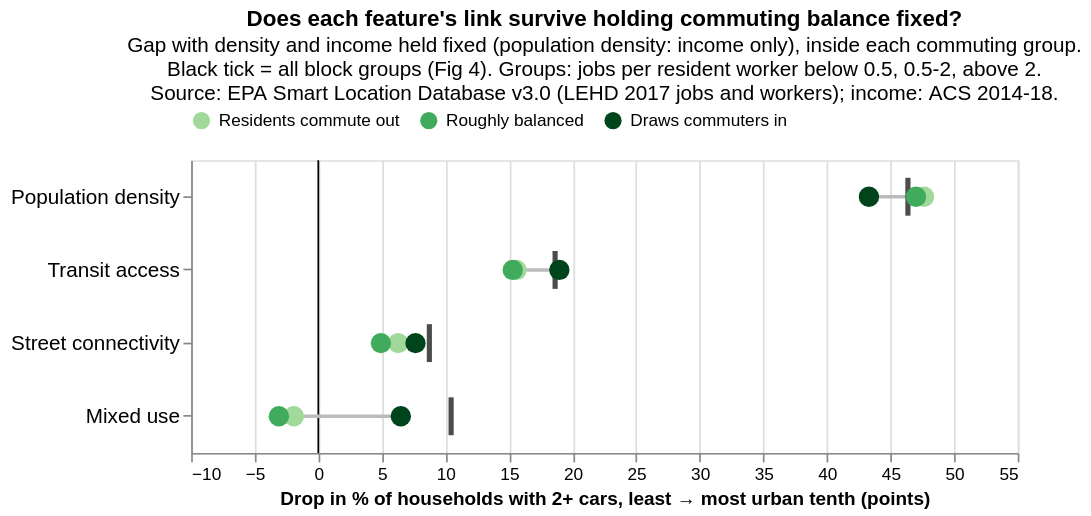

The notebook cell this image was saved under:
### Markdown cell above
### Figure 6: each feature's gap inside each commuting group

- same encoding as Figs 4 and 5: position on one shared x-axis, features in the same order, strictest control level
- commuting group is ordinal (out → balanced → in), so it gets a single-hue light-to-dark ramp. Green keeps it distinct from the blue
  control-level ramp in Fig 4
- the black tick marks Fig 4's all-block-group value, so the shift caused by splitting into commuting groups reads directly as distance
  from the tick
- grey rule = range across the three groups

### Code cell
fig6_data = commute_gaps[["feature", "group", LEVELS[2]]].rename(columns={LEVELS[2]: "gap"})
by_role = fig6_data[fig6_data["group"] != "All block groups"]
overall = fig6_data[fig6_data["group"] == "All block groups"]

y_enc = alt.Y("feature:N", title=None, sort=feature_order, axis=alt.Axis(labelFontSize=12))
x_scale = alt.Scale(domain=[-10, 55])

rules6 = alt.Chart(by_role).mark_rule(color="#bbbbbb", strokeWidth=2).encode(
    y=y_enc, x=alt.X("min(gap):Q", scale=x_scale), x2="max(gap):Q",
)
dots6 = alt.Chart(by_role).mark_circle(size=140, opacity=1).encode(
    y=y_enc,
    x=alt.X("gap:Q", scale=x_scale,
            title="Drop in % of households with 2+ cars, least → most urban tenth (points)"),
    color=alt.Color("group:N", title=None, sort=ROLES,
                    scale=alt.Scale(domain=ROLES, range=["#a1d99b", "#41ab5d", "#00441b"]),
                    legend=alt.Legend(orient="top")),
    tooltip=["feature", "group", alt.Tooltip("gap:Q", format=".1f")],
)
ticks6 = alt.Chart(overall).mark_tick(color="black", thickness=3, size=22).encode(
    y=y_enc, x=alt.X("gap:Q", scale=x_scale),
    tooltip=["feature", alt.Tooltip("gap:Q", format=".1f", title="All block groups (Fig 4)")],
)
zero6 = alt.Chart(pd.DataFrame({"x": [0]})).mark_rule(color="black", strokeWidth=1).encode(x="x:Q")

fig6 = (zero6 + rules6 + ticks6 + dots6).properties(
    width=480,
    height=170,
    title=alt.Title(
        "Does each feature's link survive holding commuting balance fixed?",
        subtitle=["Gap with density and income held fixed (population density: income only), inside each commuting group.",
                  "Black tick = all block groups (Fig 4). Groups: jobs per resident worker below 0.5, 0.5-2, above 2.",
                  "Source: EPA Smart Location Database v3.0 (LEHD 2017 jobs and workers); income: ACS 2014-18."],
    ),
)

fig6.save("../figures/fig6_commuting_balance.png", scale_factor=2)
fig6.save("../figures/fig6_commuting_balance.html")
fig6

### Figure 1 — Vega-Lite specification as saved in the notebook (floating-point values rounded to 4 significant figures)
{"config": {"view": {"continuousWidth": 300, "continuousHeight": 300}}, "layer": [{"data": {"name": "data-d285a7403ed98ae579761d64a864032b"}, "mark": {"type": "rule", "color": "black", "strokeWidth": 1}, "encoding": {"x": {"field": "x", "type": "quantitative"}}}, {"data": {"name": "data-6004d8ef7c9e0c3ed5e26f506e4295c5"}, "mark": {"type": "rule", "color": "#bbbbbb", "strokeWidth": 2}, "encoding": {"x": {"aggregate": "min", "field": "gap", "scale": {"domain": [-10, 55]}, "type": "quantitative"}, "x2": {"aggregate": "max", "field": "gap"}, "y": {"axis": {"labelFontSize": 12}, "field": "feature", "sort": ["Population density", "Transit access", "Street connectivity", "Mixed use"], "title": null, "type": "nominal"}}}, {"data": {"name": "data-509ca048f89d9957064213ab62483014"}, "mark": {"type": "tick", "color": "black", "size": 22, "thickness": 3}, "encoding": {"tooltip": [{"field": "feature", "type": "nominal"}, {"field": "gap", "format": ".1f", "title": "All block groups (Fig 4)", "type": "quantitative"}], "x": {"field": "gap", "scale": {"domain": [-10, 55]}, "type": "quantitative"}, "y": {"axis": {"labelFontSize": 12}, "field": "feature", "sort": ["Population density", "Transit access", "Street connectivity", "Mixed use"], "title": null, "type": "nominal"}}}, {"data": {"name": "data-6004d8ef7c9e0c3ed5e26f506e4295c5"}, "mark": {"type": "circle", "opacity": 1, "size": 140}, "encoding": {"color": {"field": "group", "legend": {"orient": "top"}, "scale": {"domain": ["Residents commute out", "Roughly balanced", "Draws commuters in"], "range": ["#a1d99b", "#41ab5d", "#00441b"]}, "sort": ["Residents commute out", "Roughly balanced", "Draws commuters in"], "title": null, "type": "nominal"}, "tooltip": [{"field": "feature", "type": "nominal"}, {"field": "group", "type": "nominal"}, {"field": "gap", "format": ".1f", "type": "quantitative"}], "x": {"field": "gap", "scale": {"domain": [-10, 55]}, "title": "Drop in % of households with 2+ cars, least → most urban tenth (points)", "type": "quantitative"}, "y": {"axis": {"labelFontSize": 12}, "field": "feature", "sort": ["Population density", "Transit access", "Street connectivity", "Mixed use"], "title": null, "type": "nominal"}}}], "height": 170, "title": {"text": "Does each feature's link survive holding commuting balance fixed?", "subtitle": ["Gap with density and income held fixed (population density: income only), inside each commuting group.", "Black tick = all block groups (Fig 4). Groups: jobs per resident worker below 0.5, 0.5-2, above 2.", "Source: EPA Smart Location Database v3.0 (LEHD 2017 jobs and workers); income: ACS 2014-18."]}, "width": 480, "$schema": "https://vega.github.io/schema/vega-lite/v6.4.1.json", "datasets": {"data-d285a7403ed98ae579761d64a864032b": [{"x": 0}], "data-6004d8ef7c9e0c3ed5e26f506e4295c5": [{"feature": "Mixed use", "group": "Residents commute out", "gap": -1.922}, {"feature": "Population density", "group": "Residents commute out", "gap": 47.63}, {"feature": "Street connectivity", "group": "Residents commute out", "gap": 6.278}, {"feature": "Transit access", "group": "Residents commute out", "gap": 15.59}, {"feature": "Mixed use", "group": "Roughly balanced", "gap": -3.1}, {"feature": "Population density", "group": "Roughly balanced", "gap": 47.0}, {"feature": "Street connectivity", "group": "Roughly balanced", "gap": 4.922}, {"feature": "Transit access", "group": "Roughly balanced", "gap": 15.29}, {"feature": "Mixed use", "group": "Draws commuters in", "gap": 6.489}, {"feature": "Population density", "group": "Draws commuters in", "gap": 43.3}, {"feature": "Street connectivity", "group": "Draws commuters in", "gap": 7.644}, {"feature": "Transit access", "group": "Draws commuters in", "gap": 18.96}], "data-509ca048f89d9957064213ab62483014": [{"feature": "Mixed use", "group": "All block groups", "gap": 10.44}, {"feature": "Population density", "group": "All block groups", "gap": 46.37}, {"feature": "Street connectivity", "group": "All block groups", "gap": 8.733}, {"feature": "Transit access", "group": "All block groups", "gap": 18.62}]}}
